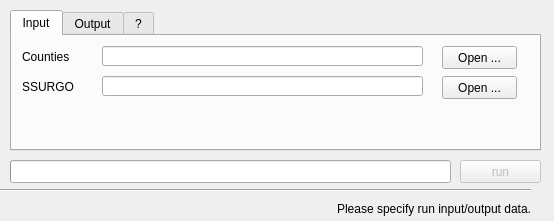
<?xml version="1.0" encoding="UTF-8"?>
<ui version="4.0">
 <class>MainWindow</class>
 <widget class="QWidget" name="MainWindow">
  <property name="geometry">
   <rect>
    <x>0</x>
    <y>0</y>
    <width>554</width>
    <height>221</height>
   </rect>
  </property>
  <property name="sizePolicy">
   <sizepolicy hsizetype="Fixed" vsizetype="Fixed">
    <horstretch>0</horstretch>
    <verstretch>0</verstretch>
   </sizepolicy>
  </property>
  <property name="windowTitle">
   <string>Tillage Likelihood Model</string>
  </property>
  <widget class="Line" name="line">
   <property name="geometry">
    <rect>
     <x>0</x>
     <y>180</y>
     <width>531</width>
     <height>20</height>
    </rect>
   </property>
   <property name="orientation">
    <enum>Qt::Horizontal</enum>
   </property>
  </widget>
  <widget class="QTabWidget" name="tabWidget">
   <property name="geometry">
    <rect>
     <x>10</x>
     <y>10</y>
     <width>531</width>
     <height>141</height>
    </rect>
   </property>
   <property name="currentIndex">
    <number>0</number>
   </property>
   <widget class="QWidget" name="tab_2">
    <attribute name="title">
     <string>Input</string>
    </attribute>
    <widget class="QLineEdit" name="srcCounties_lineEdit">
     <property name="geometry">
      <rect>
       <x>90</x>
       <y>10</y>
       <width>321</width>
       <height>20</height>
      </rect>
     </property>
    </widget>
    <widget class="QLabel" name="label_2">
     <property name="geometry">
      <rect>
       <x>10</x>
       <y>10</y>
       <width>71</width>
       <height>21</height>
      </rect>
     </property>
     <property name="text">
      <string>Counties</string>
     </property>
    </widget>
    <widget class="QPushButton" name="srcShpOpen_pushButton">
     <property name="geometry">
      <rect>
       <x>430</x>
       <y>10</y>
       <width>75</width>
       <height>23</height>
      </rect>
     </property>
     <property name="text">
      <string>Open ...</string>
     </property>
    </widget>
    <widget class="QPushButton" name="ssurgoOpen_pushButton">
     <property name="geometry">
      <rect>
       <x>430</x>
       <y>40</y>
       <width>75</width>
       <height>23</height>
      </rect>
     </property>
     <property name="text">
      <string>Open ...</string>
     </property>
    </widget>
    <widget class="QLineEdit" name="ssurgo_lineEdit">
     <property name="geometry">
      <rect>
       <x>90</x>
       <y>40</y>
       <width>321</width>
       <height>20</height>
      </rect>
     </property>
    </widget>
    <widget class="QLabel" name="label_3">
     <property name="geometry">
      <rect>
       <x>10</x>
       <y>40</y>
       <width>71</width>
       <height>21</height>
      </rect>
     </property>
     <property name="text">
      <string>SSURGO</string>
     </property>
    </widget>
   </widget>
   <widget class="QWidget" name="tab">
    <attribute name="title">
     <string>Output</string>
    </attribute>
    <widget class="QPushButton" name="dstFldrOpen_pushButton">
     <property name="geometry">
      <rect>
       <x>440</x>
       <y>10</y>
       <width>75</width>
       <height>23</height>
      </rect>
     </property>
     <property name="text">
      <string>Open ...</string>
     </property>
    </widget>
    <widget class="QLabel" name="label">
     <property name="geometry">
      <rect>
       <x>10</x>
       <y>10</y>
       <width>71</width>
       <height>21</height>
      </rect>
     </property>
     <property name="text">
      <string>Dest. Folder</string>
     </property>
    </widget>
    <widget class="QLineEdit" name="dstFolder_lineEdit">
     <property name="geometry">
      <rect>
       <x>90</x>
       <y>10</y>
       <width>341</width>
       <height>20</height>
      </rect>
     </property>
    </widget>
   </widget>
   <widget class="QWidget" name="tab_3">
    <attribute name="title">
     <string>?</string>
    </attribute>
   </widget>
  </widget>
  <widget class="QPushButton" name="run_pushButton">
   <property name="enabled">
    <bool>false</bool>
   </property>
   <property name="geometry">
    <rect>
     <x>460</x>
     <y>160</y>
     <width>81</width>
     <height>23</height>
    </rect>
   </property>
   <property name="text">
    <string>run</string>
   </property>
  </widget>
  <widget class="QProgressBar" name="progressBar">
   <property name="geometry">
    <rect>
     <x>10</x>
     <y>160</y>
     <width>441</width>
     <height>23</height>
    </rect>
   </property>
   <property name="value">
    <number>0</number>
   </property>
   <property name="textVisible">
    <bool>false</bool>
   </property>
  </widget>
  <widget class="QLabel" name="status_lbl">
   <property name="geometry">
    <rect>
     <x>0</x>
     <y>200</y>
     <width>531</width>
     <height>16</height>
    </rect>
   </property>
   <property name="layoutDirection">
    <enum>Qt::RightToLeft</enum>
   </property>
   <property name="text">
    <string>Please specify run input/output data.</string>
   </property>
   <property name="alignment">
    <set>Qt::AlignBottom|Qt::AlignRight|Qt::AlignTrailing</set>
   </property>
  </widget>
 </widget>
 <resources/>
 <connections/>
</ui>
